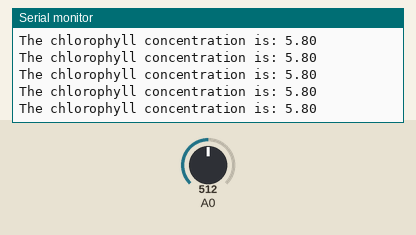
Bench run of a sketch on a simulated Arduino Uno, built with avr-gcc and run on an emulated ATmega328P. On the bench: the last lines printed to the serial monitor. The test bench sets the inputs (shaded band); at power-on: A0 = 512.

Above: at 1.2 s.
1.3 s: A0 set to 716
At 1.42 s:
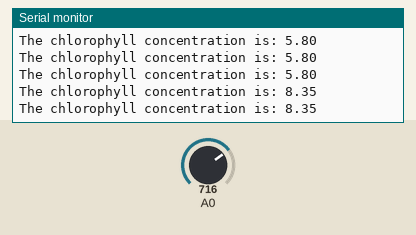
2.8 s: A0 set to 900
At 2.83 s:
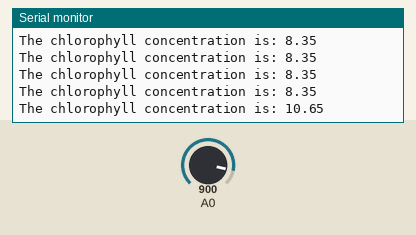
Timing chart, 0 to 5.8 s (numbered marks = the images above; inputs shaded):
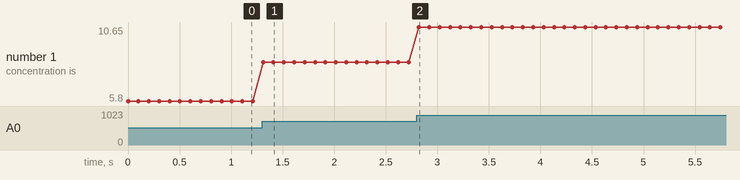

The sketch:

fluorometer_test.ino
```cpp
void setup() {
  // initialize serial communication at 9600 bits per second:
  Serial.begin(19200);
}

// the loop routine runs over and over again forever:
void loop() {
  // read the input on analog pin 0:
  int rawFluoroInput = analogRead(A0);

  // convert the number of counts to chlorophyll conc.
  float CHL = 0.0125 * (rawFluoroInput - 48);

  Serial.print("The chlorophyll concentration is: ");
  Serial.println(CHL);
  delay(100);
}
```

Measured:
- after the input at 1.3 s, the serial monitor: prints a new line at once (image 1)
- after the input at 2.8 s, the serial monitor: prints a new line at once (image 2)
- plotted number 1: 5.8 → 8.35 after the input at 1.3 s, 8.35 → 10.6 after the input at 2.8 s
